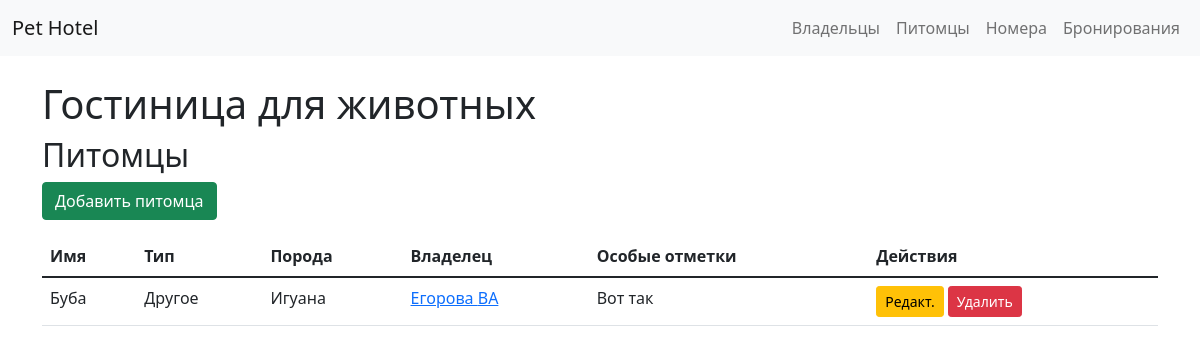
Before: /hotel/pets/ with the older database file.
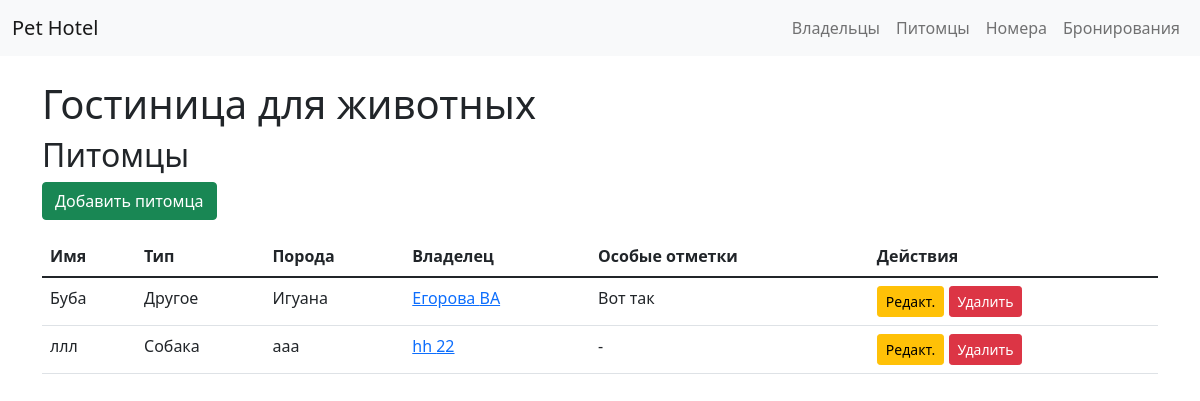
After: the same page with the newer database file.
### hotel/models.py (models this page shows, shortened)
class Pet(models.Model):
    PET_TYPES = (('dog', 'Собака'), ('cat', 'Кошка'), ('other', 'Другое'))
    name = models.CharField(max_length=100)
    type = models.CharField(max_length=10, choices=PET_TYPES)
    breed = models.CharField(max_length=100, blank=True)
    owner = models.ForeignKey(Owner, on_delete=models.CASCADE)
    special_notes = models.TextField(blank=True)

class Owner(models.Model):
    last_name = models.CharField(max_length=100)
    first_name = models.CharField(max_length=100)
    phone = models.CharField(max_length=20)
    email = models.EmailField()

### hotel/views.py (the view)
# urls.py: path('pets/', views.pet_list, name='pet_list'),
def pet_list(request):
    pets = Pet.objects.all()
    return render(request, 'hotel/pet_list.html', {'pets': pets})

### hotel/templates/hotel/pet_list.html
{% extends 'hotel/base.html' %}
{% block content %}
<h2>Питомцы</h2>
<a href="{% url 'pet_create' %}" class="btn btn-success mb-3">Добавить питомца</a>
<table class="table">
    <thead>
        <tr>
            <th>Имя</th>
            <th>Тип</th>
            <th>Порода</th>
            <th>Владелец</th>
            <th>Особые отметки</th>
            <th>Действия</th>
        </tr>
    </thead>
    <tbody>
        {% for pet in pets %}
        <tr>
            <td>{{ pet.name }}</td>
            <td>{{ pet.get_type_display }}</td>
            <td>{{ pet.breed }}</td>
            <td>
                <a href="{% url 'owner_detail' pet.owner.id %}">
                    {{ pet.owner.last_name }} {{ pet.owner.first_name }}
                </a>
            </td>
            <td>{{ pet.special_notes|default:"-" }}</td>
            <td>
                <a href="{% url 'pet_edit' pet.id %}" class="btn btn-sm btn-warning">Редакт.</a>
                <a href="{% url 'pet_delete' pet.id %}" class="btn btn-sm btn-danger">Удалить</a>
            </td>
        </tr>
        {% endfor %}
    </tbody>
</table>
{% endblock %}

Changed rows visible on the page:
added Pet: name "ллл", type "Собака", breed "ааа", owner.last_name "hh", owner.first_name "22", special_notes "-"
